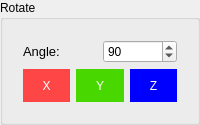
                <widget class="QGroupBox" name="groupBox_2">
                 <property name="sizePolicy">
                  <sizepolicy hsizetype="Preferred" vsizetype="Minimum">
                   <horstretch>0</horstretch>
                   <verstretch>0</verstretch>
                  </sizepolicy>
                 </property>
                 <property name="minimumSize">
                  <size>
                   <width>0</width>
                   <height>110</height>
                  </size>
                 </property>
                 <property name="title">
                  <string>Rotate</string>
                 </property>
                 <layout class="QVBoxLayout" name="verticalLayout_5">
                  <item>
                   <widget class="QWidget" name="rotateGrp" native="true">
                    <property name="sizePolicy">
                     <sizepolicy hsizetype="Preferred" vsizetype="Maximum">
                      <horstretch>0</horstretch>
                      <verstretch>0</verstretch>
                     </sizepolicy>
                    </property>
                    <property name="minimumSize">
                     <size>
                      <width>0</width>
                      <height>80</height>
                     </size>
                    </property>
                    <layout class="QVBoxLayout" name="verticalLayout_7">
                     <item>
                      <layout class="QHBoxLayout" name="horizontalLayout_9">
                       <item>
                        <widget class="QLabel" name="label_angle">
                         <property name="font">
                          <font>
                           <pointsize>10</pointsize>
                          </font>
                         </property>
                         <property name="text">
                          <string>Angle:</string>
                         </property>
                        </widget>
                       </item>
                       <item>
                        <widget class="QSpinBox" name="angle_box">
                         <property name="maximum">
                          <number>360</number>
                         </property>
                         <property name="singleStep">
                          <number>45</number>
                         </property>
                         <property name="value">
                          <number>90</number>
                         </property>
                        </widget>
                       </item>
                      </layout>
                     </item>
                     <item>
                      <layout class="QHBoxLayout" name="horizontalLayout_7">
                       <property name="sizeConstraint">
                        <enum>QLayout::SetMaximumSize</enum>
                       </property>
                       <item>
                        <widget class="QPushButton" name="btn_rotateX">
                         <property name="sizePolicy">
                          <sizepolicy hsizetype="Minimum" vsizetype="Minimum">
                           <horstretch>0</horstretch>
                           <verstretch>0</verstretch>
                          </sizepolicy>
                         </property>
                         <property name="minimumSize">
                          <size>
                           <width>0</width>
                           <height>26</height>
                          </size>
                         </property>
                         <property name="styleSheet">
                          <string notr="true">background-color: rgb(255, 70, 70);
color: white;
border: 0px;</string>
                         </property>
                         <property name="text">
                          <string>X</string>
                         </property>
                        </widget>
                       </item>
                       <item>
                        <widget class="QPushButton" name="btn_rotateY">
                         <property name="sizePolicy">
                          <sizepolicy hsizetype="Minimum" vsizetype="Minimum">
                           <horstretch>0</horstretch>
                           <verstretch>0</verstretch>
                          </sizepolicy>
                         </property>
                         <property name="minimumSize">
                          <size>
                           <width>0</width>
                           <height>26</height>
                          </size>
                         </property>
                         <property name="styleSheet">
                          <string notr="true">background-color: rgb(72, 216, 0);
color: white;
border: 0px;</string>
                         </property>
                         <property name="text">
                          <string>Y</string>
                         </property>
                        </widget>
                       </item>
                       <item>
                        <widget class="QPushButton" name="btn_rotateZ">
                         <property name="sizePolicy">
                          <sizepolicy hsizetype="Minimum" vsizetype="Minimum">
                           <horstretch>0</horstretch>
                           <verstretch>0</verstretch>
                          </sizepolicy>
                         </property>
                         <property name="minimumSize">
                          <size>
                           <width>0</width>
                           <height>26</height>
                          </size>
                         </property>
                         <property name="styleSheet">
                          <string notr="true">background-color: blue;
color: white;
border: 0px;</string>
                         </property>
                         <property name="text">
                          <string>Z</string>
                         </property>
                        </widget>
                       </item>
                      </layout>
                     </item>
                    </layout>
                   </widget>
                  </item>
                 </layout>
                </widget>
